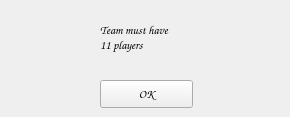
<?xml version="1.0" encoding="UTF-8"?>
<ui version="4.0">
 <class>Form</class>
 <widget class="QWidget" name="Form">
  <property name="geometry">
   <rect>
    <x>0</x>
    <y>0</y>
    <width>290</width>
    <height>117</height>
   </rect>
  </property>
  <property name="font">
   <font>
    <family>Comic Sans MS</family>
   </font>
  </property>
  <property name="windowTitle">
   <string>Error</string>
  </property>
  <widget class="QLabel" name="label1">
   <property name="geometry">
    <rect>
     <x>100</x>
     <y>20</y>
     <width>181</width>
     <height>36</height>
    </rect>
   </property>
   <property name="text">
    <string>Team must have &lt;br&gt;11 players</string>
   </property>
   <property name="scaledContents">
    <bool>false</bool>
   </property>
   <property name="wordWrap">
    <bool>false</bool>
   </property>
  </widget>
  <widget class="QPushButton" name="pushButton1">
   <property name="geometry">
    <rect>
     <x>100</x>
     <y>80</y>
     <width>93</width>
     <height>28</height>
    </rect>
   </property>
   <property name="text">
    <string>OK</string>
   </property>
  </widget>
  <widget class="QLabel" name="label2">
   <property name="geometry">
    <rect>
     <x>11</x>
     <y>11</y>
     <width>61</width>
     <height>61</height>
    </rect>
   </property>
   <property name="text">
    <string/>
   </property>
   <property name="pixmap">
    <pixmap>cancel.png</pixmap>
   </property>
   <property name="scaledContents">
    <bool>true</bool>
   </property>
  </widget>
 </widget>
 <resources/>
 <connections/>
</ui>
